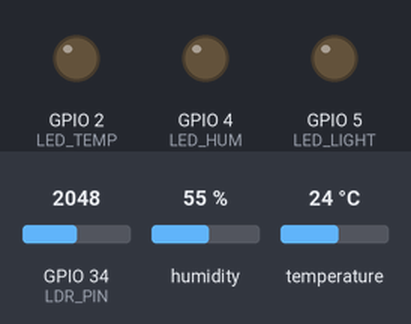
A sketch run on a simulated ESP32. Parts: output pins drawn as LEDs (lit = HIGH). Inputs (shaded band) come from the test bench; at power-on: temperature 24 °C, GPIO 34 (LDR_PIN) = 2048, humidity 55 %. WiFi joins after 1.5 s; servers stay silent unless stated; the local clock reads 2024-03-15 10:24:30 at power-on unless the sketch sets it; no MQTT or app messages arrive unless stated; what the sketch prints to the serial monitor is not drawn.

Above: at 2.7 s.
2.8 s: temperature set to 29.3 °C
9.7 s: temperature set to 30.8 °C
At 11.0 s:
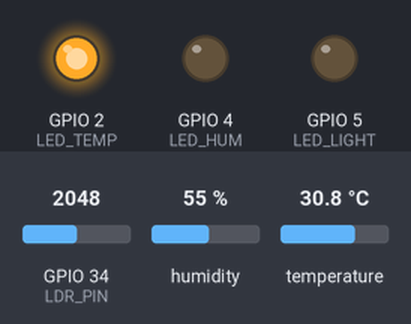
16.6 s: GPIO 34 (LDR_PIN) set to 2018
At 21.1 s:
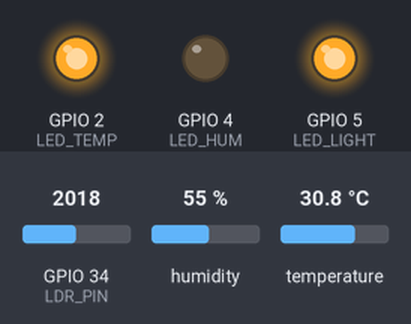
23.5 s: humidity set to 41 %
30.4 s: humidity set to 38 %
At 36.2 s:
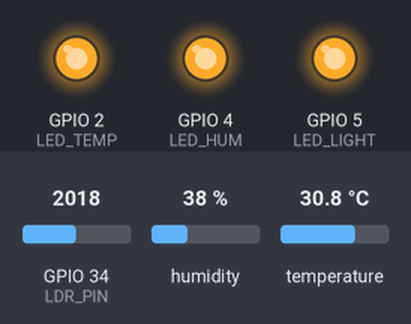
37.3 s: GPIO 34 (LDR_PIN) set to 2866
At 41.2 s:
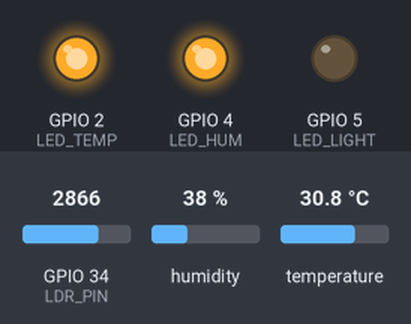
Timing chart, 0 to 42.7 s (numbered marks = the images above; inputs shaded):
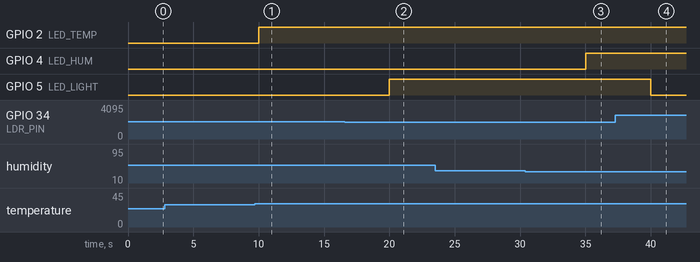

Measured:
- the behaviour switches between 30 and 30.1 °C on temperature (found by bisection; images 0 and 1)
- the behaviour switches between 2048 and 2047 on GPIO 34 (LDR_PIN) (found by bisection; images 1 and 2)
- the behaviour switches between 40 and 39 % on humidity (found by bisection; images 2 and 3)
- after the input at 2.8 s, every drawn part: stays the same
- after the input at 9.7 s, GPIO 2 (LED_TEMP): LOW → HIGH after 0.31 s
- after the input at 16.6 s, GPIO 5 (LED_LIGHT): LOW → HIGH after 3.4 s
- after the input at 23.5 s, every drawn part: stays the same
- after the input at 30.4 s, GPIO 4 (LED_HUM): LOW → HIGH after 4.6 s
- after the input at 37.3 s, GPIO 5 (LED_LIGHT): HIGH → LOW after 2.7 s

The sketch:

wokwi-esp32.ino
```cpp
#include <WiFi.h>
#include <WiFiClientSecure.h>
#include <PubSubClient.h>
#include <DHT.h>
#include <ArduinoJson.h>

// --- KONFIGURASI ---
const char* ssid = "Wokwi-GUEST";
const char* password = "";
const char* mqtt_server = "";
const int   mqtt_port   = 8883;
const char* mqtt_user   = "";
const char* mqtt_pass   = "";

// --- NTP SERVER CONFIG ---
const char* ntpServer = "pool.ntp.org";
const long  gmtOffset_sec = 0; // Keep it at 0 for UTC time (Best practice for databases)
const int   daylightOffset_sec = 0;

#define DHTPIN 15
#define DHTTYPE DHT22
#define LDR_PIN 34
#define LED_TEMP 2
#define LED_HUM 4
#define LED_LIGHT 5

DHT dht(DHTPIN, DHTTYPE);
WiFiClientSecure espClient;
PubSubClient client(espClient);

unsigned long lastMsg = 0; // Timer variable for non-blocking delay
unsigned long lastReconnectAttempt = 0; // Timer for non-blocking MQTT reconnect
String deviceId; // Variable to hold the unique MAC address

void setup_wifi() {
  Serial.print("\nConnecting to WiFi...");
  WiFi.begin(ssid, password);
  while (WiFi.status() != WL_CONNECTED) {
    delay(500);
    Serial.print(".");
  }
  Serial.println("\nWiFi Connected!");

  // Set Device ID to MAC Address
  deviceId = WiFi.macAddress();
  deviceId.replace(":", ""); // Remove colons to make it cleaner (e.g., 246F28A2C1D0)
  Serial.println("Device ID: " + deviceId);
}

void setup_time() {
  Serial.print("Syncing time via NTP...");
  configTime(gmtOffset_sec, daylightOffset_sec, ntpServer);

  // Wait until time is synced
  struct tm timeinfo;
  while (!getLocalTime(&timeinfo)) {
    Serial.print(".");
    delay(500);
  }
  Serial.println("\nTime synced successfully!");
}

boolean reconnect() {
  Serial.print("Attempting MQTT connection...");

  // Use the unique Device ID for the MQTT Client ID
  String clientId = "ESP32-" + deviceId;

  if (client.connect(clientId.c_str(), mqtt_user, mqtt_pass)) {
    Serial.println("connected!");
    return true;
  } else {
    Serial.print("failed, rc=");
    Serial.print(client.state());
    Serial.println(" try again in 5 seconds");
    return false;
  }
}

void setup() {
  Serial.begin(115200);
  pinMode(LED_TEMP, OUTPUT);
  pinMode(LED_HUM, OUTPUT);
  pinMode(LED_LIGHT, OUTPUT);
  dht.begin();
  setup_wifi();
  setup_time();
  espClient.setInsecure();
  client.setServer(mqtt_server, mqtt_port);
  lastReconnectAttempt = 0;
}

void loop() {
  client.loop();

  unsigned long now = millis();

  if (!client.connected()) {
    if (now - lastReconnectAttempt > 5000) {
      lastReconnectAttempt = now;
      if (reconnect()) {
        lastReconnectAttempt = 0;
      }
    }
  } else {
    client.loop(); // Only loop if connected
  }

  // Non-blocking 5-second timer
  if (now - lastMsg > 5000) {
    lastMsg = now;

    float h = dht.readHumidity();
    float t = dht.readTemperature();

    if (isnan(h) || isnan(t)) {
      Serial.println("Gagal membaca sensor DHT!");
      return; // Skip cycle ini
    }

    int ldrValue = analogRead(LDR_PIN);
    if (ldrValue >= 4095) ldrValue = 4094;
    float light = (ldrValue / 4095.0) * 100;
    float voltage = ldrValue / 4095.0 * 3.3;
    float resistance = 2000 * voltage / (1 - voltage / 3.3);
    float lux = pow(50 * 1e3 * pow(10, 0.7) / resistance, (1 / 0.7));

    // 2. Logika Lokal (Aktuator)
    digitalWrite(LED_TEMP, t > 30 ? HIGH : LOW);
    digitalWrite(LED_HUM, h < 40 ? HIGH : LOW);
    digitalWrite(LED_LIGHT, light < 50 ? HIGH : LOW);

    time_t now_time;
    time(&now_time);

    // 3. Membuat JSON Payload
    // StaticJsonDocument<200> mengalokasikan memori di stack
    JsonDocument doc;
    doc["device_id"] = deviceId;      // Added Device ID
    doc["timestamp"] = now_time;      // Added UTC Unix Timestamp
    doc["temperature"] = t;
    doc["humidity"] = h;
    doc["light_level"] = light;
    doc["status_led_temp"] = (t > 30); // true/false
    doc["light_lux"] = lux;

    char buffer[256];
    serializeJson(doc, buffer);

    if (client.connected()) {
      client.publish("wokwi/esp32/telemetry", buffer);
      Serial.print("Published JSON: ");
      Serial.println(buffer);
    } else {
      Serial.println("Skipped publish: MQTT not connected");
    }
  }
}
```
